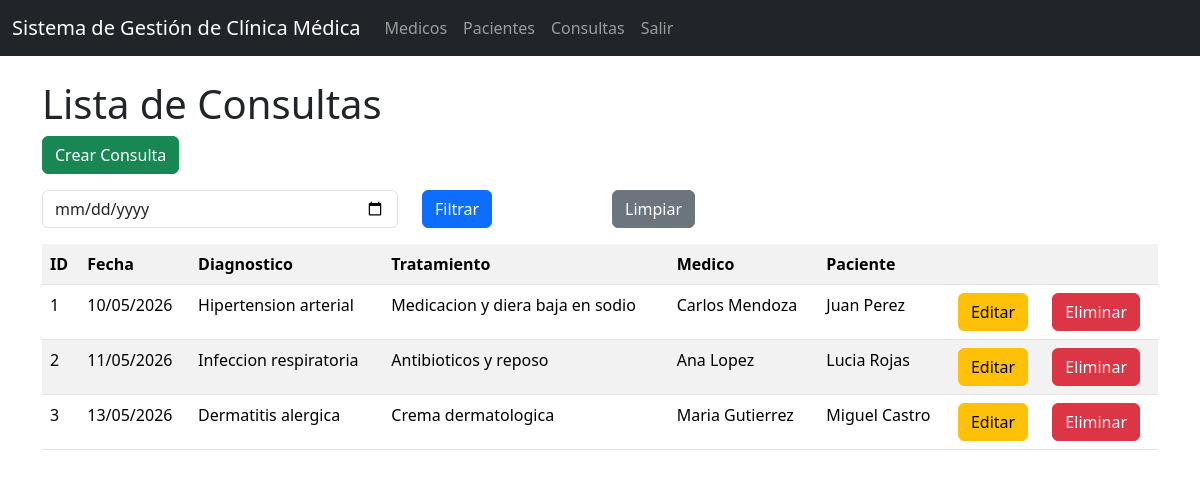
/consultas/, run on the app's committed database.
### models/Consulta.py (models this page shows, shortened)
class Consulta(db.Model):
    __tablename__ = 'consultas'
    id_consulta = db.Column(db.Integer, primary_key = True)
    fecha = db.Column(db.Date, nullable = False)
    diagnostico = db.Column(db.String(100), nullable = False)
    tratamiento = db.Column(db.String(20), nullable = False)
    id_medico = db.Column(db.Integer, db.ForeignKey('medicos.id_medico'), nullable = False)
    id_paciente = db.Column(db.Integer, db.ForeignKey('pacientes.id_paciente'), nullable = False)
    medico = db.relationship('Medico', back_populates='consultas')
    paciente = db.relationship('Paciente', back_populates='consultas')
    @staticmethod
    def get_all():
        return Consulta.query.all()

### models/Medico.py (models this page shows, shortened)
class Medico(db.Model):
    __tablename__ = 'medicos'
    id_medico = db.Column(db.Integer, primary_key = True)
    nombre = db.Column(db.String(255), nullable = False)
    especialidad = db.Column(db.String(100), nullable = False)
    telefono = db.Column(db.String(20), nullable = False)
    correo = db.Column(db.String(200), nullable = False)
    consultas = db.relationship('Consulta', back_populates='medico', cascade = 'all, delete')
    def delete(self):
        db.session.delete(self)
        db.session.commit()

### models/Paciente.py (models this page shows, shortened)
class Paciente(db.Model):
    __tablename__ = 'pacientes'
    id_paciente = db.Column(db.Integer, primary_key = True)
    nombre = db.Column(db.String(255), nullable = False)
    edad = db.Column(db.Integer, nullable = False)
    direccion = db.Column(db.String(20), nullable = False)
    telefono = db.Column(db.String(200), nullable = False)
    consultas = db.relationship('Consulta', back_populates='paciente', cascade = 'all, delete')
    def delete(self):
        db.session.delete(self)
        db.session.commit()

### controllers/ConsultaController.py (the view)
@consulta_bp.route("/")
def index():
    fecha = request.args.get('fecha')
    if fecha:
        consultas = Consulta.query.filter_by(fecha=fecha).all()
    else:
        consultas = Consulta.get_all()
    return ConsultaView.list(consultas)

### run.py (called while the page is built)
@app.context_processor
def inject_active_path():
    def is_active(path):
        return 'active' if request.path == path else ''
    return (dict(is_active=is_active))

### views/ConsultaView.py (called while the page is built)
def list(consultas):
    return render_template('consultas/index.html', consultas = consultas)

### templates/consultas/index.html (shortened to what this page needs)
{% extends 'base.html' %}
{% block content %}
<br>
<h1>Lista de Consultas</h1>
<a href="{{ url_for('consulta.create') }}" class="btn btn-success mb-3">
  Crear Consulta
</a>
<form method="GET" class="mb-3">
  <div class="row">
    <div class="col-md-4">
      <input
        type="date"
        name="fecha"
        class="form-control"
      >
    </div>
    <div class="col-md-2">
      <button type="submit" class="btn btn-primary">
        Filtrar
      </button>
    </div>
    <div class="col-md-2">
      <a href="{{ url_for('consulta.index') }}" class="btn btn-secondary">
        Limpiar
      </a>
    </div>
  </div>
</form>
<table class="table table-striped">
  <tr>
    <th>ID</th>
    <th>Fecha</th>
    <th>Diagnostico</th>
    <th>Tratamiento</th>
    <th>Medico</th>
    <th>Paciente</th>
    <th></th>
    <th></th>
  </tr>
  {% for item in consultas %}
  <tr>
    <td>{{ item.id_consulta }}</td>
    <td>{{ item.fecha.strftime('%d/%m/%Y') }}</td>
    <td>{{ item.diagnostico }}</td>
    <td>{{ item.tratamiento }}</td>
    <td>{{ item.medico.nombre }}</td>
    <td>{{ item.paciente.nombre }}</td>
    <td>
      <a
        href="{{ url_for('consulta.edit', id_consulta=item.id_consulta) }}"
        class="btn btn-warning"
      >
        Editar
      </a>
    </td>
    <td>
      <a
        href="{{ url_for('consulta.delete', id_consulta=item.id_consulta) }}"
        class="btn btn-danger"
      >
        Eliminar
      </a>
    </td>
  </tr>
  {% endfor %}
</table>
{% endblock %}

### data on the page
Consulta: id_consulta "1", fecha "10/05/2026", diagnostico "Hipertension arterial", tratamiento "Medicacion y diera baja en sodio", medico.nombre "Carlos Mendoza", paciente.nombre "Juan Perez"
Consulta: id_consulta "2", fecha "11/05/2026", diagnostico "Infeccion respiratoria", tratamiento "Antibioticos y reposo", medico.nombre "Ana Lopez", paciente.nombre "Lucia Rojas"
Consulta: id_consulta "3", fecha "13/05/2026", diagnostico "Dermatitis alergica", tratamiento "Crema dermatologica", medico.nombre "Maria Gutierrez", paciente.nombre "Miguel Castro"
